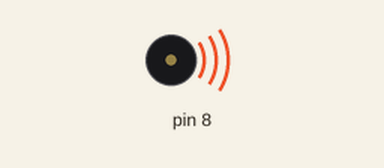
This sketch was run on a simulated Arduino Uno, built with avr-gcc and run on an emulated ATmega328P. Parts: buzzer (waves = sounding).

Above: at 4.2 s.
At 35.4 s:
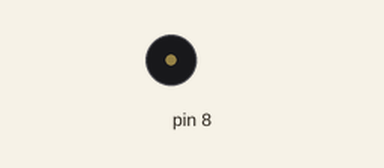
Timing chart, 0 to 36.9 s (numbered marks = the images above):
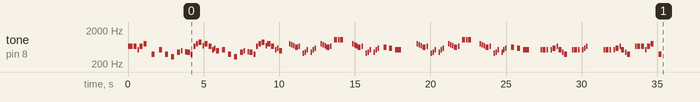

The sketch:

b.ino
```cpp
#include "pitches.h"
// notes in the melody:
int melody[] = {
659, 659, 659, 523, 659, 784, 0, 392, 0,
523, 0, 392, 0, 330, 0, 440, 494, 0, 464, 440,
392, 659, 784, 880, 698, 784, 659, 523, 587, 494, 0,
523, 0, 392, 0, 330, 0, 440, 494, 0, 464, 440,
392, 659, 784, 880, 698, 784, 659, 523, 587, 494, 0,
0, 784, 740, 698, 622, 659, 0, 415, 440, 523, 0, 440, 523, 587,
0, 784, 740, 698, 622, 659, 0, 1046, 1046, 1046, 0,
0, 784, 740, 698, 622, 659, 0, 415, 440, 523, 0, 440, 523, 587,
0, 622, 0, 587, 0, 523, 0, 0,
0, 784, 740, 698, 622, 659, 0, 415, 440, 523, 0, 440, 523, 587,
0, 784, 740, 698, 622, 659, 0, 1046, 1046, 1046, 0,
0, 784, 740, 698, 622, 659, 0, 415, 440, 523, 0, 440, 523, 587,
0, 622, 0, 587, 0, 523, 0, 0,
523, 523, 523, 0, 523, 587, 659, 523, 440, 392, 0,
523, 523, 523, 0, 523, 587, 659, 0,
523, 523, 523, 0, 523, 587, 659, 523, 440, 392, 0,
659, 659, 659, 523, 659, 784, 0, 392, 0
};
// note durations: 4 = quarter note, 8 = eighth note, etc.:
int noteDurations[] = {
8, 4 ,4 ,8 ,4 ,4 ,4 ,4 ,4,
4, 8, 4, 8, 4, 8, 4, 8, 8, 8, 4,
6, 6, 6, 4, 8, 4, 4, 8, 8, 4, 8,
4, 8, 4, 8, 4, 8, 4, 8, 8, 8, 4,
6, 6, 6, 4, 8, 4, 4, 8, 8, 4, 8,
4, 8, 8, 8, 4, 8, 8, 8, 8, 8, 8, 8, 8, 8,
4, 8, 8, 8, 4, 8, 8, 4, 8, 4, 4,
4, 8, 8, 8, 4, 8, 8, 8, 8, 8, 8, 8, 8, 8,
4, 4, 8, 4, 8, 2, 2, 8,
4, 8, 8, 8, 4, 8, 8, 8, 8, 8, 8, 8, 8, 8,
4, 8, 8, 8, 4, 8, 8, 4, 8, 4, 4,
4, 8, 8, 8, 4, 8, 8, 8, 8, 8, 8, 8, 8, 8,
4, 4, 8, 4, 8, 2, 2, 8,
8, 4, 8, 8, 8, 4, 8, 4, 8, 4, 4,
8, 4, 8, 8, 8, 8, 8, 1,
8, 4, 8, 8, 8, 4, 8, 4, 8, 4, 4,
8, 4 ,4 ,8 ,4 ,4 ,4 ,4 ,4
};
void setup() {
// iterate over the notes of the melody:
for (int thisNote = 0; thisNote < 185; thisNote++) {
// to calculate the note duration, take one second
// divided by the note type.
//e.g. quarter note = 1000 / 4, eighth note = 1000/8, etc.
int noteDuration = 800 / noteDurations[thisNote];
tone(8, melody[thisNote], noteDuration);
// to distinguish the notes, set a minimum time between them.
// the note's duration + 30% seems to work well:
int pauseBetweenNotes = noteDuration * 1.30;
delay(pauseBetweenNotes);
// stop the tone playing:
noTone(8);
}
}
void loop() {
// no need to repeat the melody.
}
```

pitches.h
```cpp
/*************************************************
 * Public Constants
 *************************************************/

#define NOTE_B0  31
#define NOTE_C1  33
#define NOTE_CS1 35
#define NOTE_D1  37
#define NOTE_DS1 39
#define NOTE_E1  41
#define NOTE_F1  44
#define NOTE_FS1 46
#define NOTE_G1  49
#define NOTE_GS1 52
#define NOTE_A1  55
#define NOTE_AS1 58
#define NOTE_B1  62
#define NOTE_C2  65
#define NOTE_CS2 69
#define NOTE_D2  73
#define NOTE_DS2 78
#define NOTE_E2  82
#define NOTE_F2  87
#define NOTE_FS2 93
#define NOTE_G2  98
#define NOTE_GS2 104
#define NOTE_A2  110
#define NOTE_AS2 117
#define NOTE_B2  123
#define NOTE_C3  131
#define NOTE_CS3 139
#define NOTE_D3  147
#define NOTE_DS3 156
#define NOTE_E3  165
#define NOTE_F3  175
#define NOTE_FS3 185
#define NOTE_G3  196
#define NOTE_GS3 208
#define NOTE_A3  220
#define NOTE_AS3 233
#define NOTE_B3  247
#define NOTE_C4  262
#define NOTE_CS4 277
#define NOTE_D4  294
#define NOTE_DS4 311
#define NOTE_E4  330
#define NOTE_F4  349
#define NOTE_FS4 370
#define NOTE_G4  392
#define NOTE_GS4 415
#define NOTE_A4  440
#define NOTE_AS4 466
#define NOTE_B4  494
#define NOTE_C5  523
#define NOTE_CS5 554
#define NOTE_D5  587
#define NOTE_DS5 622
#define NOTE_E5  659
#define NOTE_F5  698
#define NOTE_FS5 740
#define NOTE_G5  784
#define NOTE_GS5 831
#define NOTE_A5  880
#define NOTE_AS5 932
#define NOTE_B5  988
#define NOTE_C6  1047
#define NOTE_CS6 1109
#define NOTE_D6  1175
#define NOTE_DS6 1245
#define NOTE_E6  1319
#define NOTE_F6  1397
#define NOTE_FS6 1480
#define NOTE_G6  1568
#define NOTE_GS6 1661
#define NOTE_A6  1760
#define NOTE_AS6 1865
#define NOTE_B6  1976
#define NOTE_C7  2093
#define NOTE_CS7 2217
#define NOTE_D7  2349
#define NOTE_DS7 2489
#define NOTE_E7  2637
#define NOTE_F7  2794
#define NOTE_FS7 2960
#define NOTE_G7  3136
#define NOTE_GS7 3322
#define NOTE_A7  3520
#define NOTE_AS7 3729
#define NOTE_B7  3951
#define NOTE_C8  4186
#define NOTE_CS8 4435
#define NOTE_D8  4699
#define NOTE_DS8 4978
```
